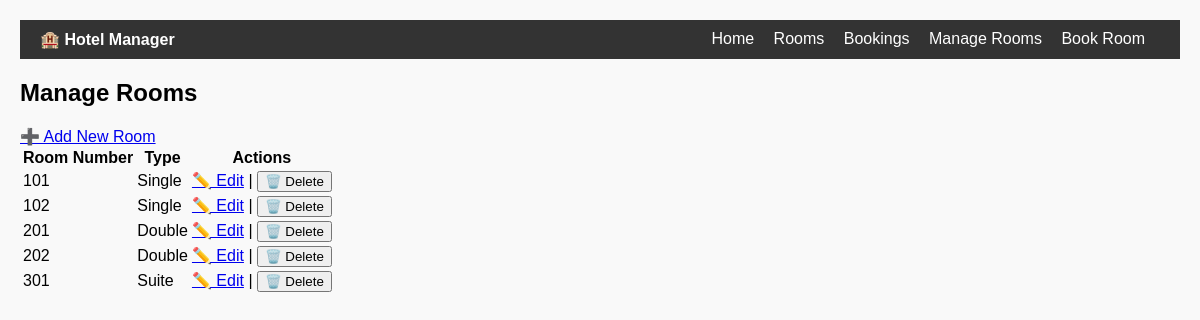
The page /rooms/manage on the database its author committed.
### models.py (models this page shows)
class Room(db.Model):
    id = db.Column(db.Integer, primary_key=True)
    room_number = db.Column(db.String(10), unique=True, nullable=False)
    room_type = db.Column(db.String(20), nullable=False)

### app.py (the view)
@app.route('/rooms/manage')
def manage_rooms():
    rooms = Room.query.all()
    return render_template('manage_rooms.html', rooms=rooms)

### templates/manage_rooms.html (shortened to what this page needs)
<!DOCTYPE html>
<html>
<head>
    <link rel="stylesheet" href="{{ url_for('static', filename='style.css') }}">
</head>
<body>
    <div class="navbar">
        <div><strong>🏨 Hotel Manager</strong></div>
        <div>
            <a href="{{ url_for('index') }}">Home</a>
            <a href="{{ url_for('rooms') }}">Rooms</a>
            <a href="{{ url_for('view_bookings') }}">Bookings</a>
            <a href="{{ url_for('manage_rooms') }}">Manage Rooms</a>
            <a href="{{ url_for('book') }}">Book Room</a>
        </div>
    </div>
    <h2>Manage Rooms</h2>
    <a href="{{ url_for('create_room') }}">➕ Add New Room</a>
    <table>
        <tr>
            <th>Room Number</th>
            <th>Type</th>
            <th>Actions</th>
        </tr>
        {% for room in rooms %}
        <tr>
            <td>{{ room.room_number }}</td>
            <td>{{ room.room_type }}</td>
            <td>
                <a href="{{ url_for('edit_room', room_id=room.id) }}">✏️ Edit</a> |
                <form method="post" action="{{ url_for('delete_room', room_id=room.id) }}" style="display:inline;">
                    <button type="submit" onclick="return confirm('Delete room {{ room.room_number }}?')">🗑️ Delete</button>
                </form>
            </td>
        </tr>
        {% endfor %}
    </table>
</body>
</html>

### static/style.css (style rules this page uses)
body { font-family: Arial, sans-serif; margin: 0; padding: 20px; background: #f9f9f9; }
body { font-family: sans-serif; padding: 20px; margin: 0; }
.navbar { background: #333; padding: 10px 20px; color: white; display: flex; justify-content: space-between; }
.navbar a { color: white; text-decoration: none; margin-right: 15px; }

### rows shown on the page
Room: room_number "101", room_type "Single"
Room: room_number "102", room_type "Single"
Room: room_number "201", room_type "Double"
Room: room_number "202", room_type "Double"
Room: room_number "301", room_type "Suite"
